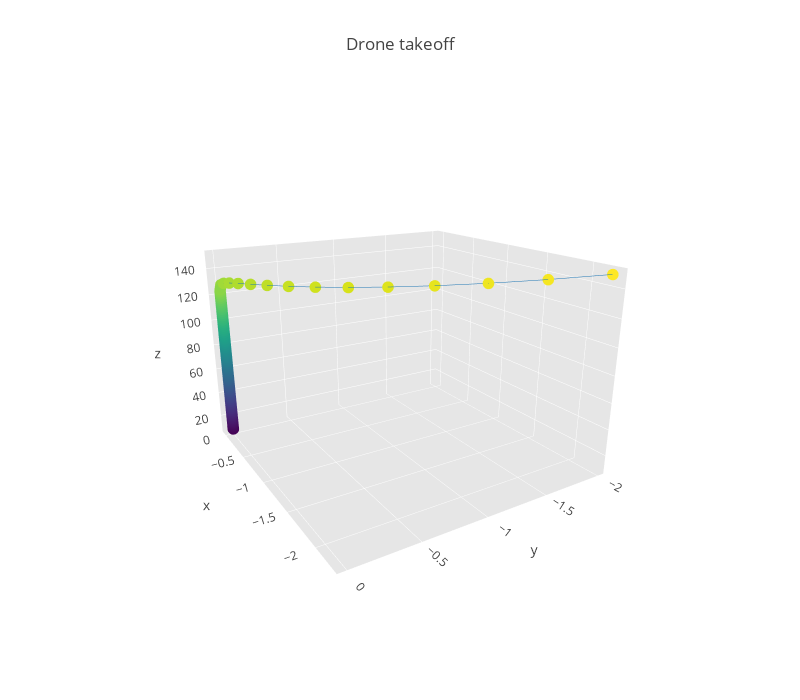

The cell this chart's notebook holds for it:
### Code cell
trace = go.Scatter3d(
    x=x, y=y, z=z,
    marker=dict(
        size=4,
        color=z,
        colorscale='Viridis',
    ),
    line=dict(
        color='#1f77b4',
        width=1
    )
)

data = [trace]

layout = dict(
    width=800,
    height=700,
    autosize=False,
    title='Drone takeoff',
    scene=dict(
        xaxis=dict(
            gridcolor='rgb(255, 255, 255)',
            zerolinecolor='rgb(255, 255, 255)',
            showbackground=True,
            backgroundcolor='rgb(230, 230,230)',
            #range = [-.01,.01]
        ),
        yaxis=dict(
            gridcolor='rgb(255, 255, 255)',
            zerolinecolor='rgb(255, 255, 255)',
            showbackground=True,
            backgroundcolor='rgb(230, 230,230)',
            #range = [-.01,.01]
        ),
        zaxis=dict(
            gridcolor='rgb(255, 255, 255)',
            zerolinecolor='rgb(255, 255, 255)',
            showbackground=True,
            backgroundcolor='rgb(230, 230,230)',
            #range = [10,160]
        ),
        camera=dict(
            up=dict(
                x=0,
                y=0,
                z=1
            ),
            eye=dict(
                x=-1.7428,
                y=1.0707,
                z=0.7100,
            )
        ),
        aspectratio = dict( x=1, y=1, z=0.7 ),
        aspectmode = 'manual'
    ),
)

fig = dict(data=data, layout=layout)

iplot(fig)

### Figure 1 — Plotly figure (JSON) as saved in the notebook; plotly's stock layout.template omitted (floating-point values rounded to 4 significant figures)
{"data": [{"line": {"color": "#1f77b4", "width": 1}, "marker": {"color": [10.01, 10.12, 10.38, 10.77, 11.29, 11.94, 12.7, 13.57, 14.54, 15.6, 16.74, 17.96, 19.24, 20.58, 21.97, 23.4, 24.87, 26.37, 27.9, 29.45, 31.03, 32.62, 34.23, 35.85, 37.48, 39.12, 40.76, 42.42, 44.08, 45.74, 47.41, 49.09, 50.76, 52.44, 54.12, 55.8, 57.48, 59.17, 60.85, 62.54, 64.22, 65.91, 67.6, 69.29, 70.98, 72.66, 74.35, 76.04, 77.73, 79.42, 81.11, 82.8, 84.49, 86.18, 87.87, 89.56, 91.25, 92.94, 94.63, 96.32, 98.02, 99.71, 101.4, 103.1, 104.8, 106.5, 108.2, 109.8, 111.5, 113.2, 114.9, 116.6, 118.3, 120.0, 121.7, 123.4, 125.0, 126.6, 128.0, 129.5, 131.0, 132.6, 134.2, 135.8, 137.4, 139.0, 140.7, 142.3, 144.0, 145.7, 147.4, 149.1], "colorscale": "Viridis", "size": 4}, "type": "scatter3d", "uid": "64cc42f6-963d-11e8-bf62-4c3275925c59", "x": [0, 0, 0, 0, 0, 0, 0, 0, 0, 0, 0, 0, 0, 0, 0, 0, 0, 0, 0, 0, 0, 0, 0, 0, 0, 0, 0, 0, 0, 0, 0, 0, 0, 0, 0, 0, 0, 0, 0, 0, 0, 0, 0, 0, 0, 0, 0, 0, 0, 0, 0, 0, 0, 0, 0, 0, 0, 0, 0, 0, 0, 0, 0, 0, 0, 0, 0, 0, 0, 0, 0, 0, 0, 0, 0, -0.0002217, -0.002225, 0.01019, 0.03085, -0.005305, -0.1007, -0.239, -0.4075, -0.5968, -0.8, -1.012, -1.228, -1.446, -1.66, -1.869, -2.066, -2.249], "y": [0, 0, 0, 0, 0, 0, 0, 0, 0, 0, 0, 0, 0, 0, 0, 0, 0, 0, 0, 0, 0, 0, 0, 0, 0, 0, 0, 0, 0, 0, 0, 0, 0, 0, 0, 0, 0, 0, 0, 0, 0, 0, 0, 0, 0, 0, 0, 0, 0, 0, 0, 0, 0, 0, 0, 0, 0, 0, 0, 0, 0, 0, 0, 0, 0, 0, 0, 0, 0, 0, 0, 0, 0, 0, 0, 0.000426, -0.00142, -0.008813, -0.0182, -0.02998, -0.04863, -0.07842, -0.1233, -0.1872, -0.2744, -0.3895, -0.5378, -0.7252, -0.958, -1.243, -1.587, -1.997], "z": [10.01, 10.12, 10.38, 10.77, 11.29, 11.94, 12.7, 13.57, 14.54, 15.6, 16.74, 17.96, 19.24, 20.58, 21.97, 23.4, 24.87, 26.37, 27.9, 29.45, 31.03, 32.62, 34.23, 35.85, 37.48, 39.12, 40.76, 42.42, 44.08, 45.74, 47.41, 49.09, 50.76, 52.44, 54.12, 55.8, 57.48, 59.17, 60.85, 62.54, 64.22, 65.91, 67.6, 69.29, 70.98, 72.66, 74.35, 76.04, 77.73, 79.42, 81.11, 82.8, 84.49, 86.18, 87.87, 89.56, 91.25, 92.94, 94.63, 96.32, 98.02, 99.71, 101.4, 103.1, 104.8, 106.5, 108.2, 109.8, 111.5, 113.2, 114.9, 116.6, 118.3, 120.0, 121.7, 123.4, 125.0, 126.6, 128.0, 129.5, 131.0, 132.6, 134.2, 135.8, 137.4, 139.0, 140.7, 142.3, 144.0, 145.7, 147.4, 149.1]}], "layout": {"autosize": false, "height": 700, "scene": {"aspectmode": "manual", "aspectratio": {"x": 1, "y": 1, "z": 0.7}, "camera": {"eye": {"x": -1.743, "y": 1.071, "z": 0.71}, "up": {"x": 0, "y": 0, "z": 1}}, "xaxis": {"backgroundcolor": "rgb(230, 230,230)", "gridcolor": "rgb(255, 255, 255)", "showbackground": true, "zerolinecolor": "rgb(255, 255, 255)"}, "yaxis": {"backgroundcolor": "rgb(230, 230,230)", "gridcolor": "rgb(255, 255, 255)", "showbackground": true, "zerolinecolor": "rgb(255, 255, 255)"}, "zaxis": {"backgroundcolor": "rgb(230, 230,230)", "gridcolor": "rgb(255, 255, 255)", "showbackground": true, "zerolinecolor": "rgb(255, 255, 255)"}}, "title": "Drone takeoff", "width": 800}}
